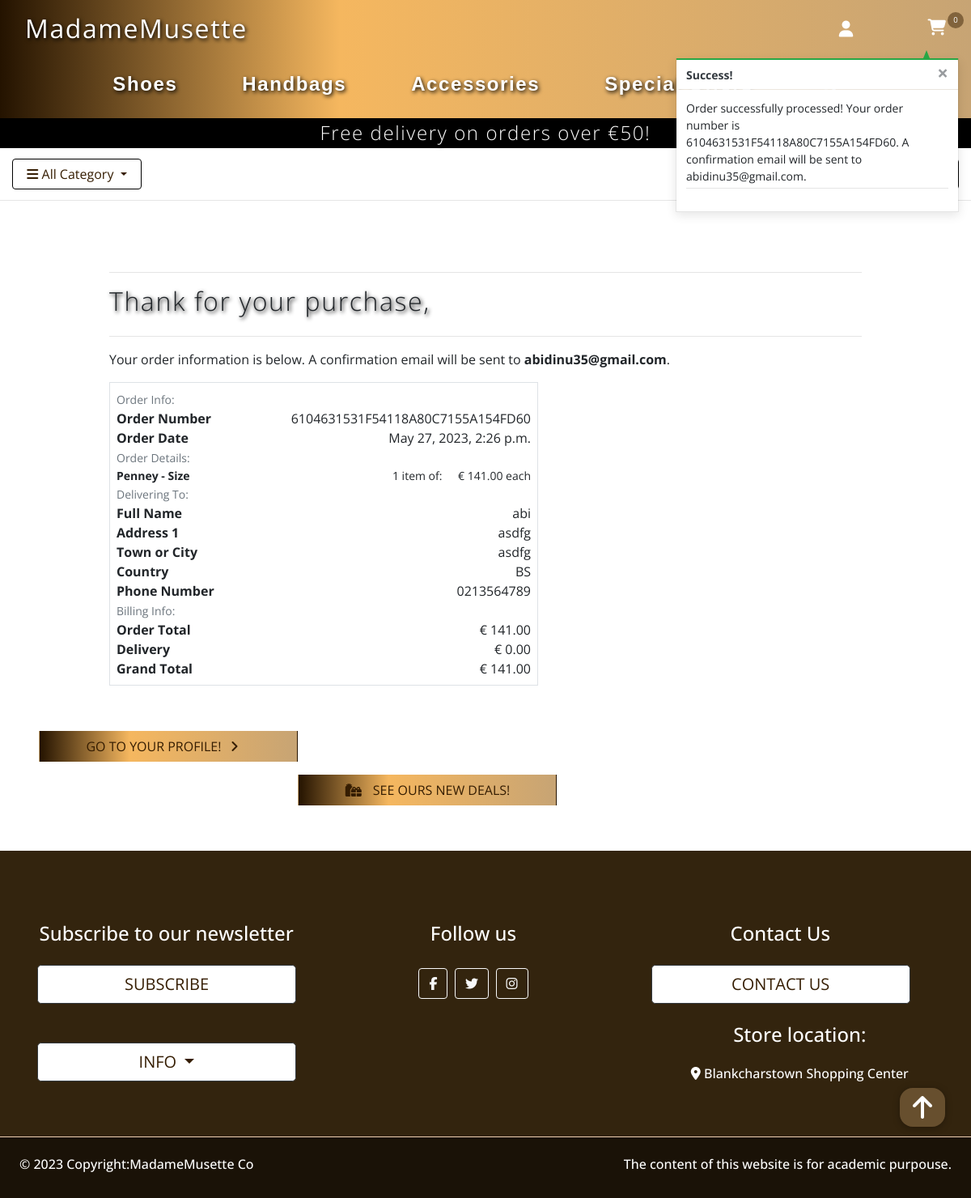
The page /orders/order_complete/6104631531F54118A80C7155A154FD60 on the database its author committed.
### orders/models.py (models this page shows, shortened)
class Order(models.Model):
    order_number = models.CharField(max_length=32, null=False, editable=False)
    user_profile = models.ForeignKey(UserProfile, on_delete=models.SET_NULL,
                                     null=True, blank=True,
                                     related_name='purchases')
    full_name = models.CharField(max_length=50, null=False, blank=False)
    email = models.EmailField(max_length=254, null=False, blank=False)
    phone_number = models.CharField(max_length=20, null=False, blank=False)
    county = models.CharField(max_length=80, null=True, blank=True)
    postcode = models.CharField(max_length=20, null=True, blank=True)
    town_or_city = models.CharField(max_length=40, null=False, blank=False)
    address_line_1 = models.CharField(max_length=80, null=False, blank=False)
    address_line_2 = models.CharField(max_length=80, null=True, blank=True)
    country = CountryField(blank_label='Country *', null=False, blank=False)
    date = models.DateTimeField(auto_now_add=True)
    delivery_cost = models.DecimalField(max_digits=6, decimal_places=2,
                                        null=False, default=0)
    order_total = models.DecimalField(max_digits=10, decimal_places=2,
                                      null=False, default=0)
    grand_total = models.DecimalField(max_digits=10, decimal_places=2,
                                      null=False, default=0)
    original_cart = models.TextField(null=False, blank=False, default='')
    stripe_pid = models.CharField(max_length=254, null=False,
                                  blank=False, default='')

class OrderProduct(models.Model):
    order = models.ForeignKey(Order, null=False, blank=False,
                              on_delete=models.CASCADE,
                              related_name='orderitems')
    product = models.ForeignKey(Product, null=False, blank=False,
                                on_delete=models.CASCADE)
    product_size = models.CharField(max_length=2, null=True, blank=True)
    customised = models.ManyToManyField(Customise, blank=True)
    quantity = models.IntegerField(null=False, blank=False, default=0)
    orderitem_total = models.DecimalField(max_digits=6, decimal_places=2,
                                          null=False, blank=False,
                                          editable=False)

### products/models.py (models this page shows, shortened)
class Product(models.Model):
    category = models.ForeignKey('Category', null=True, blank=True,
                                 on_delete=models.SET_NULL)
    user_name = models.ForeignKey(
        User, on_delete=models.CASCADE, related_name="user_like", null=True)
    name = models.CharField(max_length=254)
    description = RichTextField()
    price = models.DecimalField(max_digits=6, decimal_places=2)
    rating = models.DecimalField(max_digits=6, decimal_places=2, null=True,
                                 blank=True)
    image = models.ImageField(null=True, blank=True)
    has_sizes = models.BooleanField(default=False, null=True, blank=True)
    in_stock = models.BooleanField(default=True)
    is_customised = models.BooleanField(default=False)
    designer_id = models.ForeignKey(Designer, on_delete=models.PROTECT,
                                    blank=True, null=True)
    created_date = models.DateTimeField(auto_now_add=True)
    updated_date = models.DateTimeField(auto_now=True)
    like = models.ManyToManyField(
        User, related_name='product_liked', blank=True)

### orders/views.py (the view, shortened to what this page needs)
# urls.py: path('order_complete/<order_number>', views.order_complete,
def order_complete(request, order_number):
    save_info = request.session.get('save_info')
    order = get_object_or_404(Order, order_number=order_number)
    messages.success(request, f'Order successfully processed! \
        Your order number is {order_number}. A confirmation \
        email will be sent to {order.email}.')
    if 'cart' in request.session:
        del request.session['cart']
    template = 'orders/order_complete.html'
    context = {
        'order': order,
    }
    return render(request, template, context)

### cart/context_processors.py (called while the page is built, shortened)
def cart_contents(request):
    cart_items = []
    total = 0
    product_count = 0
    cart = request.session.get('cart', {})
    if total < settings.FREE_DELIVERY_THRESHOLD:
        delivery = total * Decimal(settings.STANDARD_DELIVERY_PERCENTAGE / 100)
        free_delivery_delta = settings.FREE_DELIVERY_THRESHOLD - total
    else:
        delivery = 0
        free_delivery_delta = 0
    grand_total = delivery + total
    context = {
        'cart_items': cart_items,
        'total': total,
        'product_count': product_count,
        'delivery': delivery,
        'free_delivery_delta': free_delivery_delta,
        'free_delivery_threshold': settings.FREE_DELIVERY_THRESHOLD,
        'grand_total': grand_total,
    }
    return context

### home/context_processors.py (called while the page is built)
def contact_form(request):
    c_form = ContactForm()
    context = {
        'c_form': c_form,
    }
    return context

### products/context_processors.py (called while the page is built)
def categories_sort(request):
    list = Category.objects.all()
    return dict(list=list)

### orders/templates/orders/order_complete.html (shortened to what this page needs)
{% extends "base_shop.html" %}
{% load static %}
{% block extra_css %}
<link rel="stylesheet" href="{% static 'css/order.css' %}">
{% endblock %}
{% block content %}
<div class="container order_container">
    <div class="row">
        <div class="col">
            <hr>
            <h2 class="logo-font mb-4">Thank for your purchase, {{ user.username }} </h2>
            <hr>
            <p class="text-black">Your order information is below. A confirmation email will be sent to
                <strong>{{ order.email }}</strong>.</p>
        </div>
    </div>
    <div class="row">
        <div class="col-12 col-lg-7">
            <div class="order-confirmation-wrapper p-2 border">
                <div class="row">
                    <div class="col">
                        <small class="text-muted">Order Info:</small>
                    </div>
                </div>
                <div class="row">
                    <div class="col-12 col-md-4">
                        <p class="mb-0 text-black font-weight-bold">Order Number</p>
                    </div>
                    <div class="col-12 col-md-8 text-md-right">
                        <p class="mb-0">{{ order.order_number }}</p>
                    </div>
                </div>
                <div class="row">
                    <div class="col-12 col-md-4">
                        <p class="mb-0 text-black font-weight-bold">Order Date</p>
                    </div>
                    <div class="col-12 col-md-8 text-md-right">
                        <p class="mb-0">{{ order.date }}</p>
                    </div>
                </div>
                <div class="row">
                    <div class="col">
                        <small class="text-muted">Order Details:</small>
                    </div>
                </div>
                {% for item in order.orderitems.all %}
                <div class="row">
                    <div class="col-12 col-md-4">
                        <p class="small mb-0 text-black font-weight-bold">
                            {{ item.product.name }}{% if item.product_size %} - Size
                            {{ item.product.size|upper }}{% endif %}
                        </p>
                    </div>
                    <div class="col-12 col-md-8 text-md-right">
                        <p class="small mb-0">{{ item.quantity }} item  <span class="mr-3"> of: </span> € {{ item.product.price }} each</p>
                    </div>
                </div>
                {% endfor %}
                <div class="row">
                    <div class="col">
                        <small class="text-muted">Delivering To:</small>
                    </div>
                </div>
                <div class="row">
                    <div class="col-12 col-md-4">
                        <p class="mb-0 text-black font-weight-bold">Full Name</p>
                    </div>
                    <div class="col-12 col-md-8 text-md-right">
                        <p class="mb-0">{{ order.full_name }}</p>
                    </div>
                </div>
                <div class="row">
                    <div class="col-12 col-md-4">
                        <p class="mb-0 text-black font-weight-bold">Address 1</p>
                    </div>
                    <div class="col-12 col-md-8 text-md-right">
                        <p class="mb-0">{{ order.address_line_1 }}</p>
                    </div>
                </div>
                <div class="row">
                    <div class="col-12 col-md-4">
                        <p class="mb-0 text-black font-weight-bold">Town or City</p>
                    </div>
                    <div class="col-12 col-md-8 text-md-right">
                        <p class="mb-0">{{ order.town_or_city }}</p>
                    </div>
                </div>
                <div class="row">
                    <div class="col-12 col-md-4">
                        <p class="mb-0 text-black font-weight-bold">Country</p>
                    </div>
                    <div class="col-12 col-md-8 text-md-right">
                        <p class="mb-0">{{ order.country }}</p>
                    </div>
                </div>
                <div class="row">
                    <div class="col-12 col-md-4">
                        <p class="mb-0 text-black font-weight-bold">Phone Number</p>
                    </div>
                    <div class="col-12 col-md-8 text-md-right">
                        <p class="mb-0">{{ order.phone_number }}</p>
                    </div>
                </div>
                <div class="row">
                    <div class="col">
                        <small class="text-muted">Billing Info:</small>
                    </div>
                </div>
                <div class="row">
                    <div class="col-12 col-md-4">
                        <p class="mb-0 text-black font-weight-bold">Order Total</p>
                    </div>
                    <div class="col-12 col-md-8 text-md-right">
                        <p class="mb-0">€ {{ order.order_total }}</p>
                    </div>
                </div>
                <div class="row">
                    <div class="col-12 col-md-4">
                        <p class="mb-0 text-black font-weight-bold">Delivery</p>
                    </div>
                    <div class="col-12 col-md-8 text-md-right">
                        <p class="mb-0">€ {{ order.delivery_cost }}</p>
                    </div>
                </div>
                <div class="row">
                    <div class="col-12 col-md-4">
                        <p class="mb-0 text-black font-weight-bold">Grand Total</p>
                    </div>
                    <div class="col-12 col-md-8 text-md-right">
                        <p class="mb-0">€ {{ order.grand_total }}</p>
                    </div>
                </div>
            </div>
        </div>
    </div>
</div>
<div class="row mt-5 mb-5">
    <div class="col-12 col-lg-7 text-right">
        {% if from_profile %}
            <a href="{% url 'user_profile' %}" class="btn discover-btn checkout-btn rounded-0 my-2">
                <span class="icon mr-2">
                    <i class="fas fa-angle-left"></i>
                </span>
                <span class="text-uppercase">Back to Profile</span>
            </a>
        {% else %}
        <a href="{% url 'user_profile' %}" class="btn discover-btn checkout-btn rounded-0 my-2 ml-5 float-left ">
            <span class="text-uppercase">Go to your Profile!</span>
            <span class="icon mr-2">
                <i class="fas fa-angle-right"></i>
            </span>
        </a>
            <a href="{% url 'products' %}?category=sales,new_arrivals" class="btn discover-btn checkout-btn rounded-0 my-2">
                <span class="icon mr-2">
                    <i class="fas fa-gifts"></i>
                </span>
                <span class="text-uppercase">See ours new deals!</span>
            </a>
        {% endif %}
    </div>
</div>
{% endblock %}

### static/css/base.css (style rules this page uses)
html, body { font-family: 'Open Sans', sans-serif; }
.btn.discover-btn { width: 20rem; color:rgb(53, 29, 2)!important; background-color: #fff; text-transform: uppercase; }
.discover-btn:hover, .discover-btn:active, .discover-btn:focus, .modal-close-btn:hover, .modal-close-btn:active, .modal-close-btn:focus, .checkout-btn { background: rgb(36,19,0); background: -moz-linear-gradient(90deg, rgba(36,19,0,1) 0%, rgba(245,183,95,1) 35%, rgba(199,164,116,1) 100%); background: -webkit-linear-gradient(90deg, rgba(36,19,0,1) 0%, rgba(245,183,95,1) 35%, rgba(199,164,116,1) 100%); background: linear-gradient(90deg, rgba(36,19,0,1) 0%, rgba(245,183,95,1) 35%, rgba(199,164,116,1) 100%); filter: progid:DXImageTransform.Microsoft.gradient(startColorstr="#241300",endColorstr="#c7a474",GradientType=1); color:#fff; transition: 0.7s; }
.icon { align-items: center; display: inline-flex; justify-content: center; height: 1.5rem; width: 1.5rem; }
.logo-font { text-shadow: .1rem .1rem .3rem rgba(0, 0, 0, 1); font-weight: 300; letter-spacing: .1rem; }
.order_container { margin-top: 20rem; }
@media (min-width: 1200px) { .container { max-width: 80%; } }

### rows shown on the page
Order: email "abidinu35@gmail.com", order_number "6104631531F54118A80C7155A154FD60", date "May 27, 2023, 2:26 p.m.", full_name "abi", address_line_1 "asdfg", town_or_city "asdfg", country "BS", phone_number "0213564789", order_total "141.00", delivery_cost "0.00", grand_total "141.00"
OrderProduct: product.name "Penney", quantity "1", product.price "141.00"

### other values the page prints
{{ product_count }} "0"
{{ free_delivery_threshold }} "50"
{{ message }} "Order successfully processed! Your order number is 6104631531F54118A80C7155A154FD60. A confirmation email will be sent to abidinu35@gmail.com."
